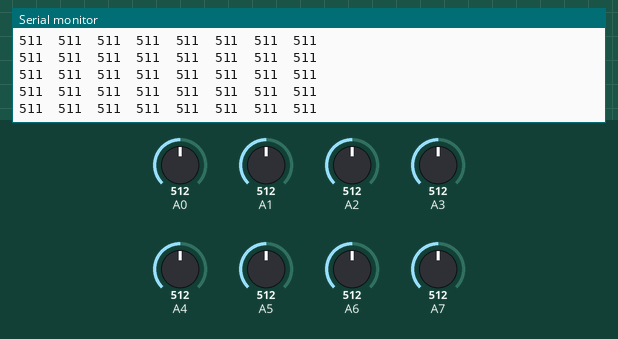
This sketch was run on a simulated Arduino Nano, built with avr-gcc and run on an emulated ATmega328P. Parts: the last lines printed to the serial monitor. The inputs (shaded band) are chosen by the test bench; at power-on: A0 = 512, A1 = 512, A2 = 512, A3 = 512, A4 = 512, A5 = 512, A6 = 512, A7 = 512.

Above: at 15.2 s.
15.3 s: A0 set to 390
At 15.73 s:
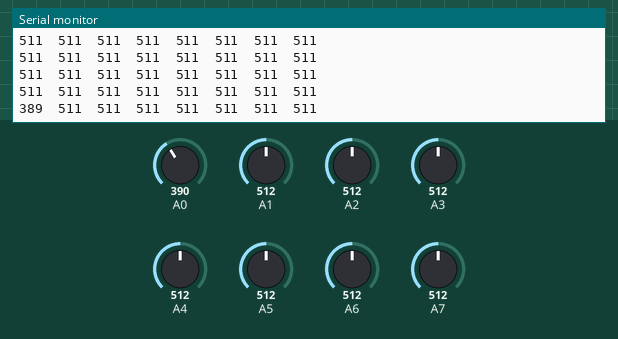
16.8 s: A1 set to 390
At 17.0 s:
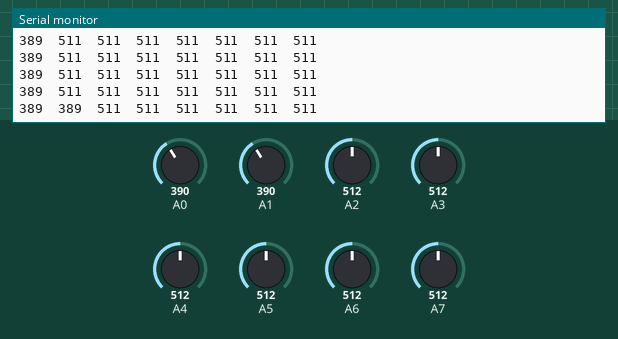
18.3 s: A2 set to 390
At 18.53 s:
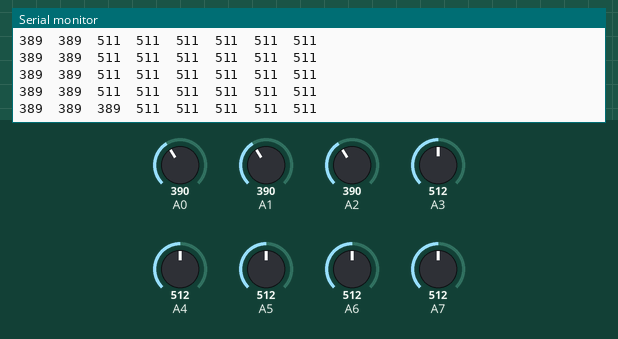
19.8 s: A3 set to 390
At 19.81 s:
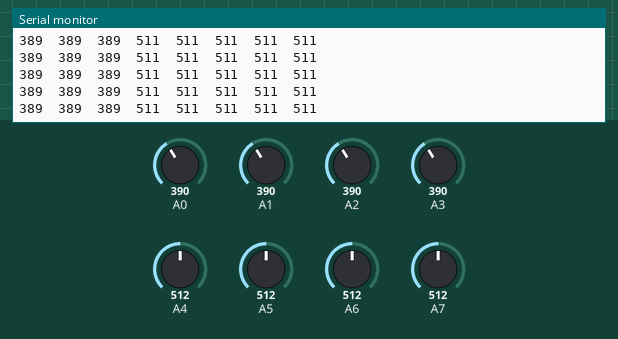
21.3 s: A4 set to 390
At 21.34 s:
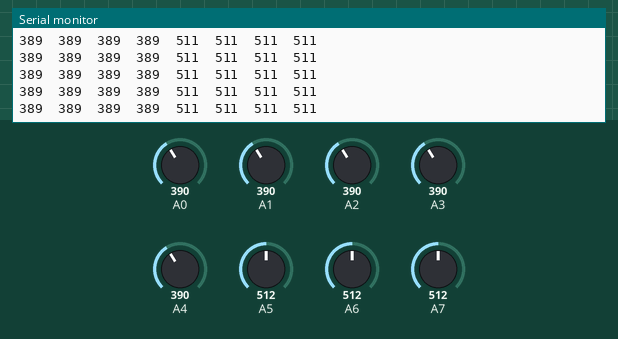
22.8 s: A5 set to 390
At 22.88 s:
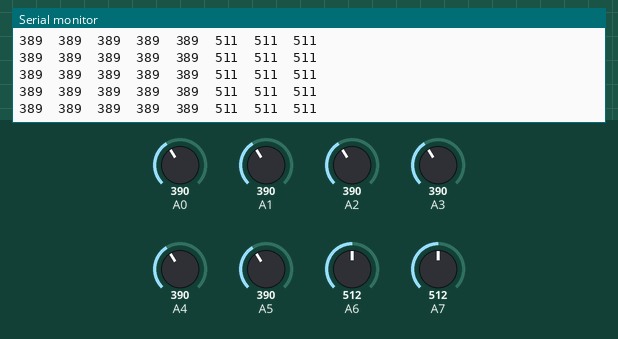

Measured:
- after the input at 15.3 s, the serial monitor: prints a new line after 0.24 s (image 1)
- after the input at 16.8 s, the serial monitor: prints a new line at once (image 2)
- after the input at 18.3 s, the serial monitor: prints a new line after 0.05 s (image 3)

The sketch:

QTR.ino
```cpp
#include <QTRSensors.h>

QTRSensors qtr;
const uint8_t sensorCount = 8;
uint16_t sensorValues[sensorCount];

void setup() {
  Serial.begin(9600);

  qtr.setTypeAnalog(); // Use QTR-8A analog sensors
  qtr.setSensorPins((const uint8_t[]){A0, A1, A2, A3, A4, A5, A6, A7}, sensorCount);

  Serial.println("Calibrating...");
  for (int i = 0; i < 400; i++) {
    qtr.calibrate();
    delay(10);
  }
  Serial.println("Calibration complete");
}


void loop() {
  qtr.read(sensorValues);

  for (uint8_t i = 0; i < sensorCount; i++) {
    Serial.print(sensorValues[i]);
    Serial.print(i < sensorCount - 1 ? "\t" : "\n");
  }

  delay(250);
}
```
